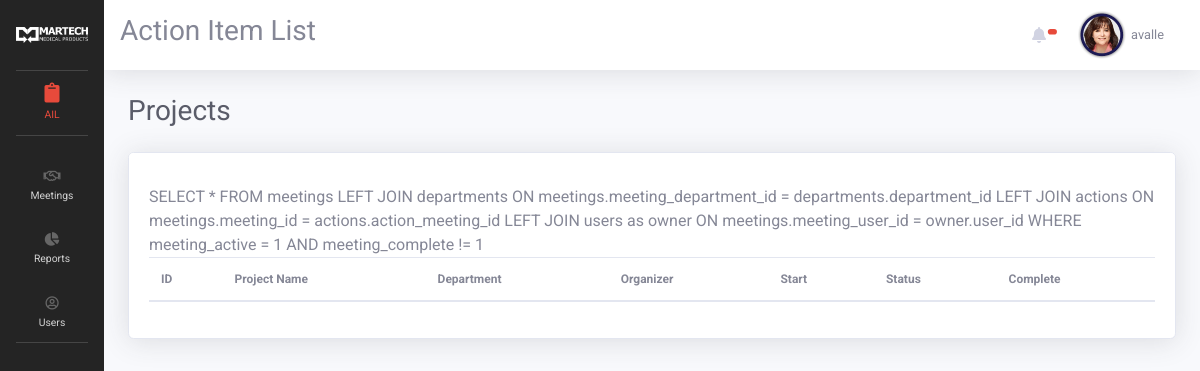
Page /ailApp/index.php?page=report_active_list (signed in) on the earlier database version.
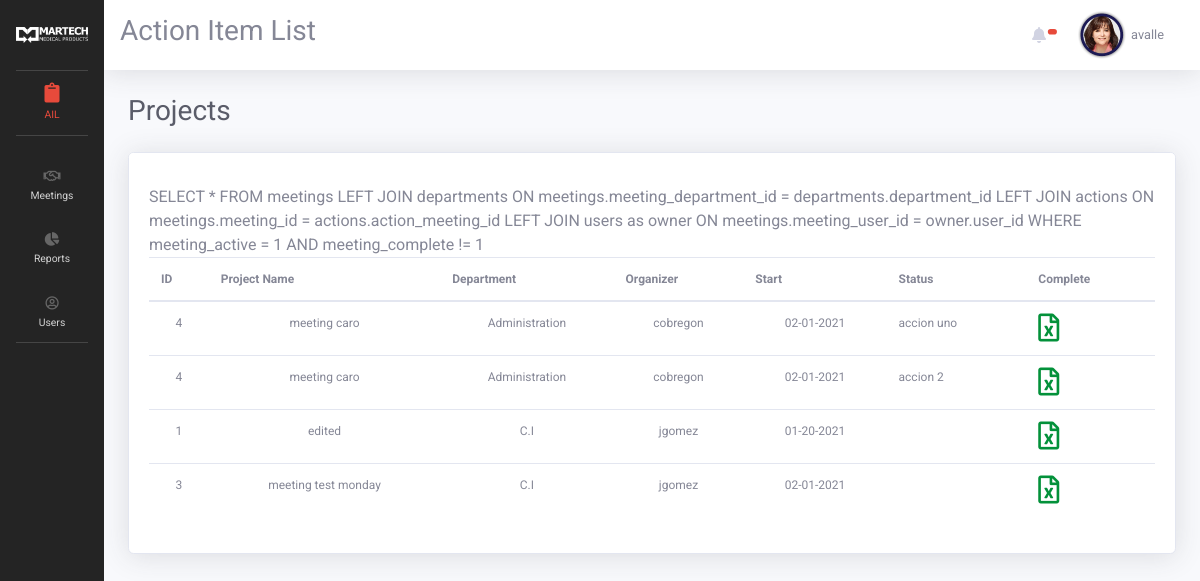
Same page on the later database version.
### tables this page shows
CREATE TABLE `meetings` (
  `meeting_id` int(11) NOT NULL,
  `meeting_department_id` int(11) NOT NULL,
  `meeting_name` varchar(255) NOT NULL,
  `meeting_date` date NOT NULL,
  `meeting_active` int(1) NOT NULL DEFAULT 1,
  `meeting_complete` int(1) NOT NULL,
  `meeting_user_id` int(11) NOT NULL
);

CREATE TABLE `departments` (
  `department_id` int(11) NOT NULL,
  `department_name` varchar(255) NOT NULL,
  `department_active` int(1) NOT NULL DEFAULT 1
);

CREATE TABLE `users` (
  `user_id` int(11) NOT NULL COMMENT 'auto incrementing user_id of each user, unique index',
  `user_name` varchar(64) NOT NULL COMMENT 'user''s name, unique',
  `user_password_hash` varchar(255) NOT NULL COMMENT 'user''s password in salted and hashed format',
  `user_email` varchar(64) NOT NULL COMMENT 'user''s email, unique',
  `user_first_name` varchar(255) DEFAULT NULL,
  `user_last_name` varchar(255) DEFAULT NULL,
  `user_employee_number` varchar(255) DEFAULT NULL,
  `user_department` int(11) NOT NULL,
  `user_date` datetime DEFAULT NULL,
  `user_last_update` timestamp NOT NULL DEFAULT current_timestamp() ON UPDATE current_timestamp(),
  `user_phone` varchar(25) DEFAULT NULL,
  `user_areacode` varchar(5) DEFAULT NULL,
  `user_level` int(1) NOT NULL DEFAULT 0,
  `user_image` varchar(255) NOT NULL DEFAULT 'uploads/user_img/noimage.png',
  `user_locked` int(1) NOT NULL DEFAULT 0,
  `user_suspend` int(1) NOT NULL DEFAULT 0,
  `user_active` int(1) NOT NULL DEFAULT 1
);

CREATE TABLE `actions` (
  `action_id` int(11) NOT NULL,
  `action_meeting_id` int(11) NOT NULL,
  `action_name` varchar(255) NOT NULL,
  `action_description` text NOT NULL,
  `action_department` int(11) NOT NULL,
  `action_promise_date` date NOT NULL,
  `action_end_date` date NOT NULL,
  `action_status` int(1) NOT NULL,
  `action_complete` int(1) NOT NULL DEFAULT 0
);

### ailApp/views/pages/reports/report_active_list.php (the view, shortened to what this page needs)
<h1 class="h3 mb-4 text-gray-800">Projects</h1>
<div class="card shadow mb-4">
    <div class="card-header py-3">
    </div>
        <div class="card-body">
            <div style="margin-top:-20px;" class="table-responsive">
            <table  style="font-size: 14px; vertical-align:middle; " class="table  order-column " id="dataTable" width="100%" cellspacing="0">
                <thead>
                <tr>
                    <th>ID</th>
                    <th>Project Name</th>
                    <th>Department</th>
                    <th>Organizer</th>
                    <th>Start</th>
                    <th>Status</th>
                    <th>Complete</th>
                </tr>
                </thead>
                <tbody>
                    <?php
                    if($_SESSION['quatroapp_user_level'] >= 1)
                    {
                        echo $query = "SELECT * FROM meetings
                         LEFT JOIN departments ON meetings.meeting_department_id = departments.department_id
                         LEFT JOIN actions ON meetings.meeting_id = actions.action_meeting_id
                         LEFT JOIN users as owner ON meetings.meeting_user_id = owner.user_id
                         WHERE meeting_active = 1 AND meeting_complete != 1";
                    }
                    $result = mysqli_query($connection, $query);
                    while($row = mysqli_fetch_array($result)):
                    ?>
                        <tr>
                            <td style="text-align: center;"><?php echo $row['meeting_id'];  ?></td>
                            <td style="text-align: center;"><?php echo $row['meeting_name'];  ?></td>
                            <td style="text-align: center;"><?php echo $row['department_name'];  ?></td>
                            <td style="text-align: center;"><?php echo $row['user_name'];  ?></td>
                            <td style="text-align: center;"><?php echo date('m-d-Y', strtotime($row['meeting_date']));  ?></td>
                            <td>
                            <?php
                            echo $row['action_name'];
                            ?>
                            </td>
                            <td>
                                <a href='index.php?page=report&project_id=<?php echo $row['project_id']?>'  class=''  data-cat-name='{$row['user_name']}' data-cat-id='{$row['user_id']}'><i data-toggle='tooltip' data-placement='left' title='Generate Report' style='font-size: 28px; color:#03913a' class='far fa-file-excel options2'></i></a>
                            </td>
                        </tr>
                    <?php endwhile; ?>
                </tbody>
            </table>
        </div>
    </div>
</div>

Differences in the rows shown:
added meetings: meeting_id "4", meeting_name "meeting caro", departments.department_name "Administration", users.user_name "cobregon", meeting_date "02-01-2021", actions.action_name "accion uno", actions.action_name "accion 2"
added meetings: meeting_id "1", meeting_name "edited", departments.department_name "C.I", users.user_name "jgomez", meeting_date "01-20-2021"
added meetings: meeting_id "3", meeting_name "meeting test monday", departments.department_name "C.I", users.user_name "jgomez", meeting_date "02-01-2021"
